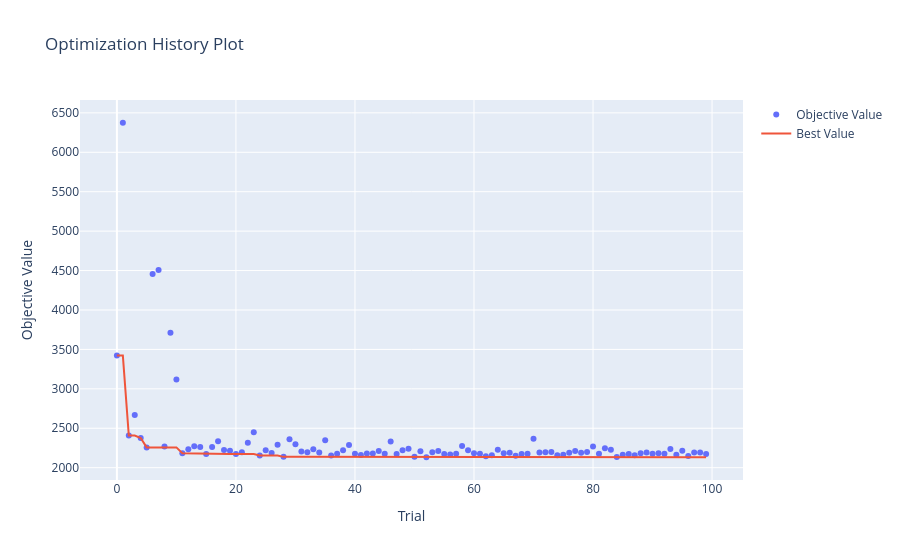
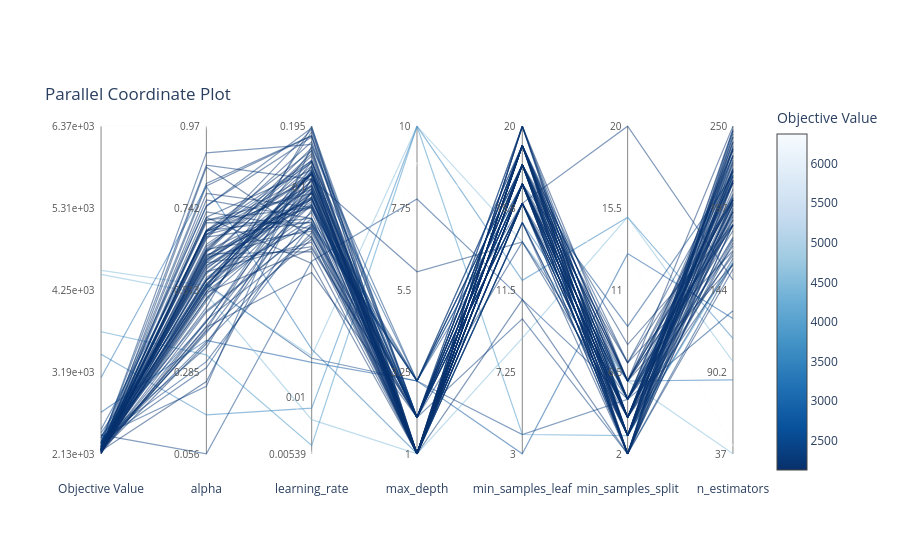
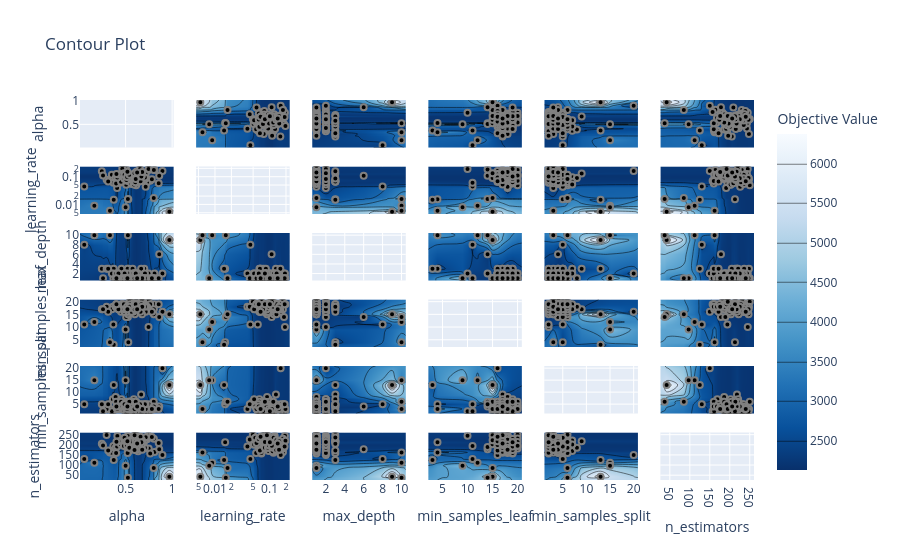
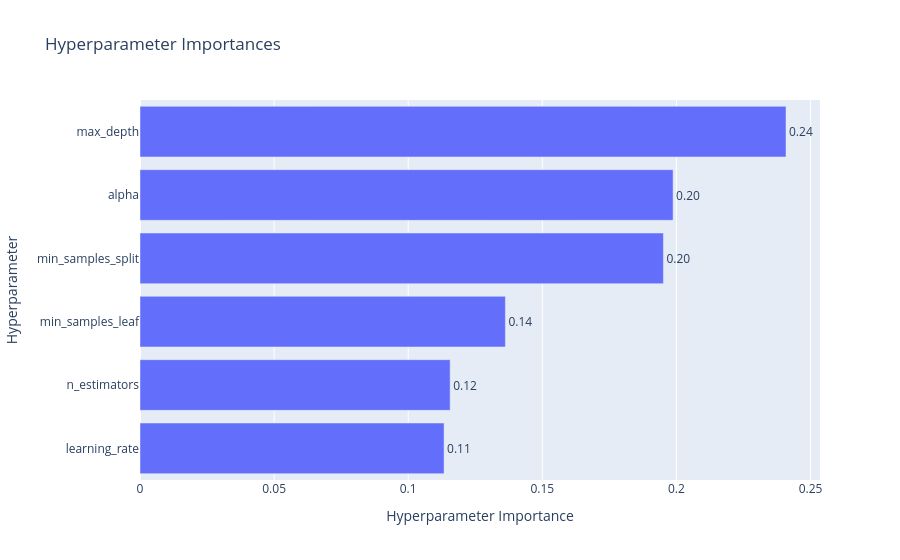

Notebook code for these charts, in order:
### Code cell
fig_history = vis.plot_optimization_history(study)
fig_history.show()
fig_history = vis.plot_parallel_coordinate(study)
fig_history.show()
fig_contour = vis.plot_contour(study)
fig_contour.show()


fig_importance = vis.plot_param_importances(study)
fig_importance.show()
